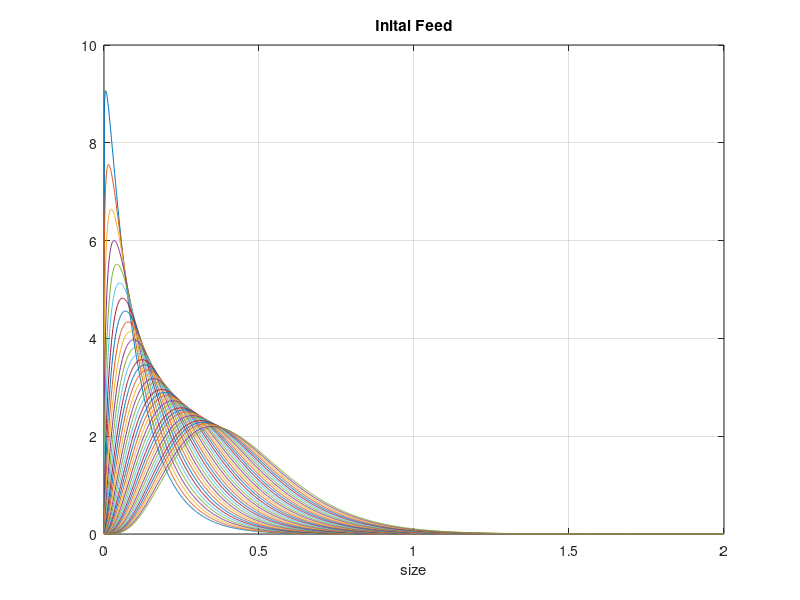

MATLAB code to generate this figure: (Note: this script raises an error after producing the figure.)

s = 0:1:2000;
s= s/1000;

%  n = 40;
%  
%  a = 150;
%  b = 750;
%  
%  h = (b - a)/n;
%  
%  x = a:h:b; % generating mus
%  
%  for i = 1:40
%      mu2(i) = a + h*(i-1);
%      sd2(i) = 30;
%  end

alpha = 1.6614 - 0.7;
beta = 11.0755;



n = 40;
h = 0.1;


 % generating mus 
 for i = 1:n
     mu(i) = alpha + h*i;
     sd(i) = beta;
 end

f = @(x,alpha,beta)  (beta^alpha/gamma(alpha)) * x.^(alpha-1) .* exp(-beta*x);






%f(s(j),mu2(i),sd2(i))
clear Distribution;
for i = 1:n
    for j = 1:length(s)
        Distribution(j,i) = f(s(j),mu(i),sd(i));
    end
end


figure(1);
plot(s,Distribution);
grid on;
title("Inital Feed");
xlabel("size");

temp = 0;
clear Combined2;
for i = 1:length(s);
    temp = 0;
    for j = 1:n
        temp = temp + A1(j,1)*Distribution(i,j);
    end
    Combined2(i) = temp;
end

% pd2 = makedist('Uniform','lower',200,'upper',700); % Uniform distribution with a = -2 and b = 2
% pdf1 = pdf(pd2,s);

%mu = 600;
%sigma = 50;

%pd2 = makedist('normal','mu',mu,'sigma',sigma);
%pdf1 = pdf(pd2,s);


figure(2);
plot(s,Combined2);
grid on;
hold on;
plot(s,piecewiseline(s));
title(["Output \alpha = " num2str(lambda)]);
xlabel("Particle size (mm)");
ylabel("Frequency (%/mm)");
xlim([-0.1 1]);
hold off;



F = [31.25653595
24.92075163
75.60702614
76.02941176
83.63235294
130.0947712
142.7663399
91.65767974
260.6119281
117.4232026
];


SieveSize = [0.014
0.041
0.053
0.075
0.106
0.150
0.212
0.298
0.421
0.592];


% figure(3);
% scatter(SieveSize,F,"filled");
% legend;
% grid on;
% hold on;
% scatter(SieveSize,Result(:,k),"filled");
% xlabel("Sieve Sizes");
% ylabel("Mass")
% title(["Rate Constant = " num2str(Const(k))]);
% hold off;

% m1 = 350;
% m2 = 450;
% m3 = 600;
% 
% s1 = 43;
% s2 = 63;
% s3 = 50;
% 
% 
% p1 = makedist('normal','mu',m1,'sigma',s1);
% pdfunct1 = pdf(p1,s);
% p2 = makedist('normal','mu',m2,'sigma',s2);
% pdfunct2 = pdf(p2,s);
% p3 = makedist('normal','mu',m3,'sigma',s3);
% pdfunct3 = pdf(p3,s);
% 
% sumpdfs = 1/3*(pdfunct1 + pdfunct2 + pdfunct3);
% 
% figure(3);
% plot(s,Combined2);
% grid on;
% hold on;
% plot(s,sumpdfs,'r-.','LineWidth',2);
% title(["Output alpha = " num2str(alpha)]);
% xlabel("size");
% hold off;
